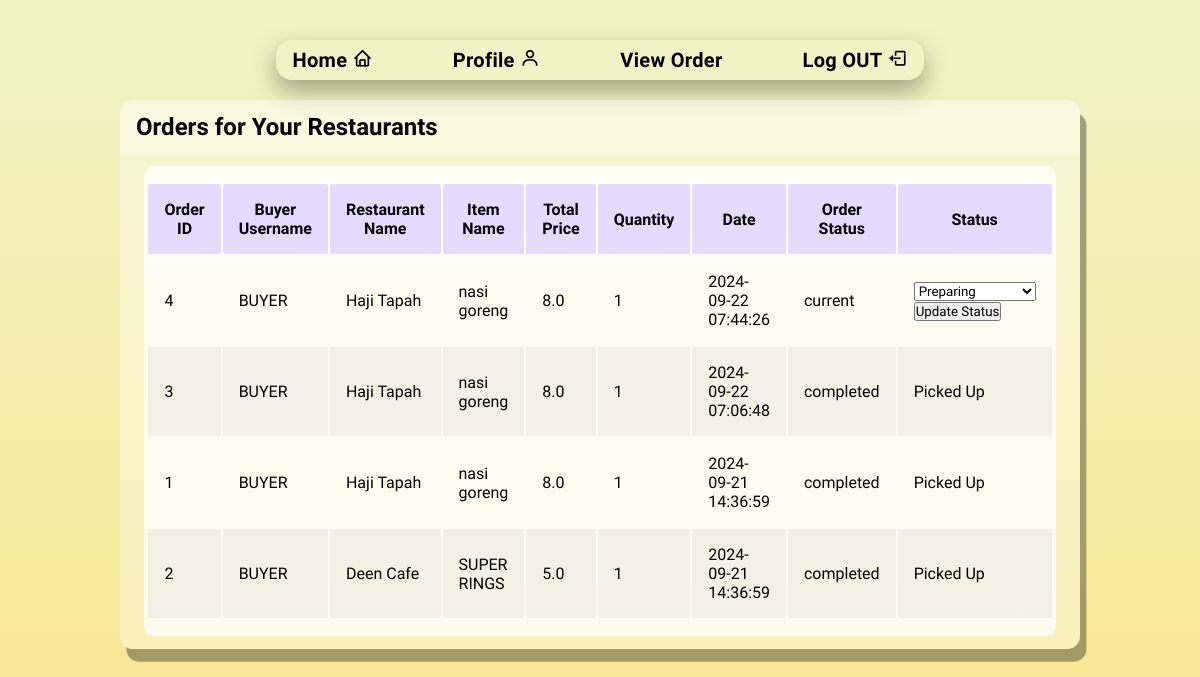
The page /seller_orders (signed in) on the database as committed earlier.
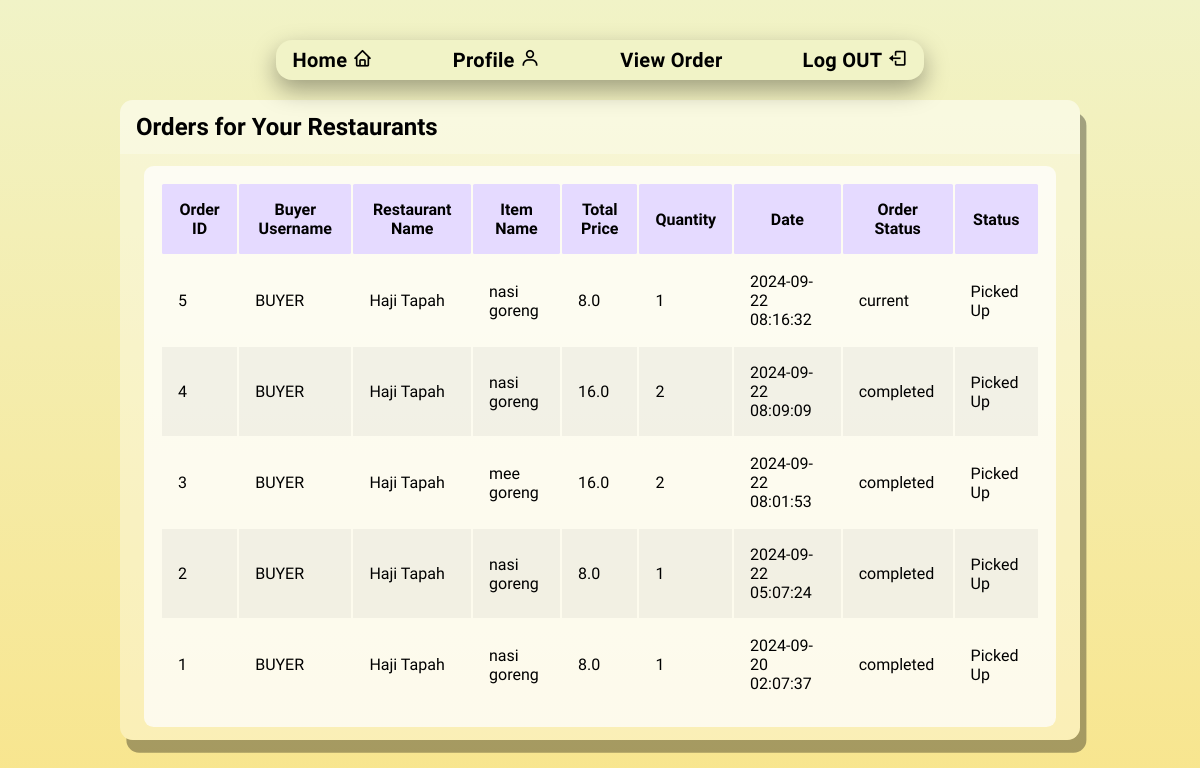
The same page on the database as committed later.
### tables this page shows
CREATE TABLE orders (
                id INTEGER PRIMARY KEY AUTOINCREMENT,
                buyer_username TEXT NOT NULL,
                restaurant_name TEXT NOT NULL,
                item_name TEXT NOT NULL,
                total_price REAL NOT NULL,
                quantity INTEGER NOT NULL,
                order_date TIMESTAMP DEFAULT CURRENT_TIMESTAMP, 
                order_status TEXT DEFAULT 'available',
                status TEXT DEFAULT 'pending',
                runner_name TEXT,
                runner_lat REAL,
                runner_lng REAL,
                delivery_address TEXT,
                delivery_lat REAL,
                delivery_lng REAL
            );

### app.py (the view)
@app.route('/seller_orders')
@login_required(role='seller')
def seller_orders():
    conn = get_db_connection()
    cursor = conn.cursor()
    try:
        cursor.execute("""
            SELECT id, buyer_username, restaurant_name, item_name, total_price, quantity, order_date, order_status, status
            FROM orders
            ORDER BY order_date DESC
        """)
        orders = cursor.fetchall()
        print(f"Orders fetched: {orders}")
    except sqlite3.Error as e:
        orders = []
        print(f"Database error: {e}")
    finally:
        conn.close()
    return render_template('seller_orders.html', orders=orders)

### app.py (called while the page is built)
def get_db_connection():
    con = sqlite3.connect("database.db")
    con.row_factory = sqlite3.Row
    return con

def login_required(role=None):
    def decorator(f):
        @wraps(f)
        def decorated_function(*args, **kwargs):
            if 'username' not in session:
                flash("You need to log in to access this page.", "error")
                return redirect(url_for('login'))
            if role and session.get('role') != role:
                flash("You do not have permission to access this page.", "error")
                return redirect(url_for('index'))
            return f(*args, **kwargs)
        return decorated_function
    return decorator

### templates/seller_orders.html (shortened to what this page needs)
<!DOCTYPE html>
<html lang="en">
<head>
    <link rel="stylesheet" href="../static/style(SP).css">
    <link rel="stylesheet" href="https://unpkg.com/boxicons@latest/css/boxicons.min.css">
    <link href="https://cdn.jsdelivr.net/npm/remixicon@4.3.0/fonts/remixicon.css" rel="stylesheet"/>
    <link rel="stylesheet" href="https://unpkg.com/aos@next/dist/aos.css" />
</head>
<body>
    <div class="container">
        <nav class="nav-bar">
            <ul class="nav-links">
                <li class="nav-link">
                    <a href="{{ url_for('seller_home') }}">Home</a>
                    <i class='bx bx-home'></i>
                </li>
                <li class="nav-link">
                    <a href="{{ url_for('seller_profile') }}" class="dropbtn">Profile</a>
                    <i class='bx bx-user'></i>
                </li>
                <li class="nav-link">
                    <a href="{{ url_for('seller_orders') }}" class="dropbtn">View Order</a>
                </li>
                <li class="nav-link">
                    <a href="{{ url_for('logout') }}" class="dropbtn">Log OUT</a>
                    <i class='bx bx-log-out'></i>
                </li>
            </ul>
        </nav>
    </div>
        <div class="table">
            <div class="table-header">
                <h2>Orders for Your Restaurants</h2>
            </div>
            <div class="table-body">
                <table>
                    <thead>
                        <tr>
                            <th>Order ID</th>
                            <th>Buyer Username</th>
                            <th>Restaurant Name</th>
                            <th>Item Name</th>
                            <th>Total Price</th>
                            <th>Quantity</th>
                            <th>Date</th>
                            <th>Order Status</th>
                            <th>Status</th>
                        </tr>
                    </thead>
                    <tbody>
                        {% if orders %}
                        {% for order in orders %}
                            <tr>
                                <td>{{ order.id }}</td>
                                <td>{{ order.buyer_username }}</td>
                                <td>{{ order.restaurant_name }}</td>
                                <td>{{ order.item_name }}</td>
                                <td>{{ order.total_price }}</td>
                                <td>{{ order.quantity }}</td>
                                <td>{{ order.order_date }}</td>
                                <td>{{ order.order_status }}</td>
                                <td>
                                    {% if order.status == 'picked up' %}
                                        <span>Picked Up</span>
                                    {% elif order.order_status == 'current' %}
                                        <form method="POST" action="{{ url_for('update_seller_order_status', order_id=order.id) }}">
                                            <select name="status">
                                                <option value="preparing" {% if order.status == 'preparing' %}selected{% endif %}>Preparing</option>
                                            </select>
                                            <button type="submit">Update Status</button>
                                        </form>
                                    {% else %}
                                        <span>N/A</span>
                                    {% endif %}
                                </td>
                            </tr>
                        {% endfor %}
                        {% else %}
                        <tr><td colspan="10">No orders found for this restaurant.</td></tr>
                        {% endif %}
                </tbody>
                </table>
            </div>
        </div>
</body>
</html>

Rows that differ between the two databases and show on the page:
added orders: id "5", buyer_username "BUYER", restaurant_name "Haji Tapah", item_name "nasi goreng", total_price "8.0", quantity "1", order_date "2024-09-22 08:16:32", order_status "current", status "Picked Up"
changed orders id 4: total_price "8.0" → "16.0"; quantity "1" → "2"; order_date "2024-09-22 07:44:26" → "2024-09-22 08:09:09"; order_status "current" → "completed"; status "Preparing" → (not shown); status "Update Status" → "Picked Up"
changed orders id 3: item_name "nasi goreng" → "mee goreng"; total_price "8.0" → "16.0"; quantity "1" → "2"; order_date "2024-09-22 07:06:48" → "2024-09-22 08:01:53"
changed orders id 2: restaurant_name "Deen Cafe" → "Haji Tapah"; item_name "SUPER RINGS" → "nasi goreng"; total_price "5.0" → "8.0"; order_date "2024-09-21 14:36:59" → "2024-09-22 05:07:24"; moves up the list
changed orders id 1: order_date "2024-09-21 14:36:59" → "2024-09-20 02:07:37"
